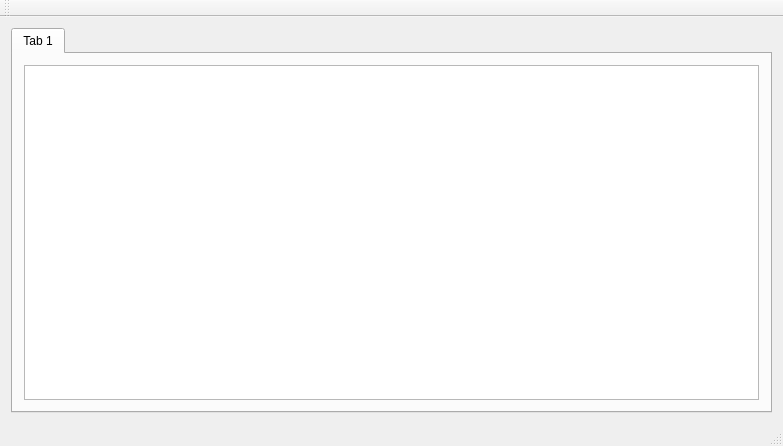
<?xml version="1.0" encoding="UTF-8"?>
<ui version="4.0">
 <class>FinTool</class>
 <widget class="QMainWindow" name="FinTool">
  <property name="geometry">
   <rect>
    <x>0</x>
    <y>0</y>
    <width>783</width>
    <height>446</height>
   </rect>
  </property>
  <property name="windowTitle">
   <string>FinTool</string>
  </property>
  <widget class="QWidget" name="centralWidget">
   <layout class="QGridLayout" name="gridLayout">
    <item row="0" column="0">
     <widget class="QTabWidget" name="tabWidget">
      <property name="currentIndex">
       <number>0</number>
      </property>
      <widget class="QWidget" name="tab">
       <attribute name="title">
        <string>Tab 1</string>
       </attribute>
       <layout class="QGridLayout" name="gridLayout_2">
        <item row="0" column="0">
         <widget class="QTableWidget" name="tableWidget"/>
        </item>
       </layout>
      </widget>
     </widget>
    </item>
   </layout>
  </widget>
  <widget class="QMenuBar" name="menuBar">
   <property name="geometry">
    <rect>
     <x>0</x>
     <y>0</y>
     <width>783</width>
     <height>21</height>
    </rect>
   </property>
  </widget>
  <widget class="QToolBar" name="mainToolBar">
   <attribute name="toolBarArea">
    <enum>TopToolBarArea</enum>
   </attribute>
   <attribute name="toolBarBreak">
    <bool>false</bool>
   </attribute>
  </widget>
  <widget class="QStatusBar" name="statusBar"/>
 </widget>
 <layoutdefault spacing="6" margin="11"/>
 <resources/>
 <connections/>
</ui>
